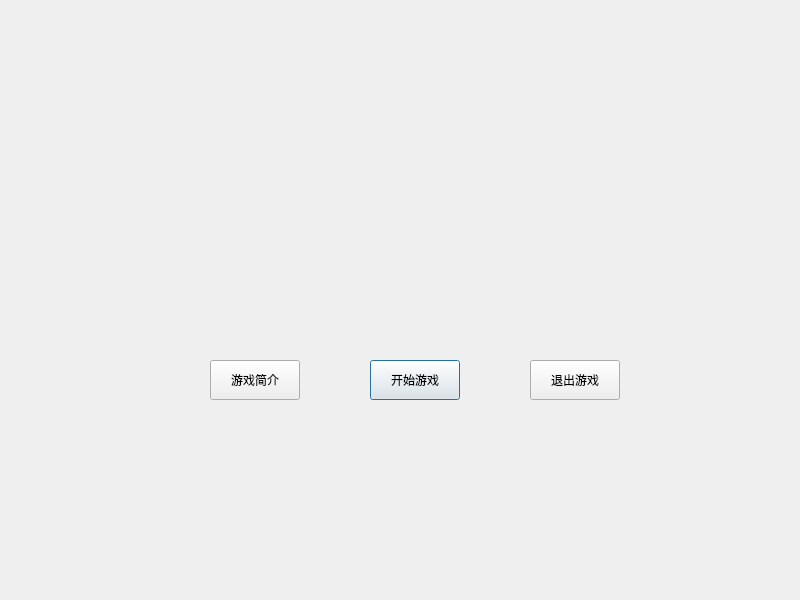
<?xml version="1.0" encoding="UTF-8"?>
<ui version="4.0">
 <class>start</class>
 <widget class="QDialog" name="start">
  <property name="geometry">
   <rect>
    <x>0</x>
    <y>0</y>
    <width>800</width>
    <height>600</height>
   </rect>
  </property>
  <property name="windowTitle">
   <string>Dialog</string>
  </property>
  <widget class="QPushButton" name="pushButton">
   <property name="geometry">
    <rect>
     <x>370</x>
     <y>360</y>
     <width>90</width>
     <height>40</height>
    </rect>
   </property>
   <property name="text">
    <string>开始游戏</string>
   </property>
  </widget>
  <widget class="QPushButton" name="pushButton_2">
   <property name="geometry">
    <rect>
     <x>530</x>
     <y>360</y>
     <width>90</width>
     <height>40</height>
    </rect>
   </property>
   <property name="text">
    <string>退出游戏</string>
   </property>
  </widget>
  <widget class="QPushButton" name="pushButton_3">
   <property name="geometry">
    <rect>
     <x>210</x>
     <y>360</y>
     <width>90</width>
     <height>40</height>
    </rect>
   </property>
   <property name="text">
    <string>游戏简介</string>
   </property>
  </widget>
 </widget>
 <resources/>
 <connections/>
</ui>
